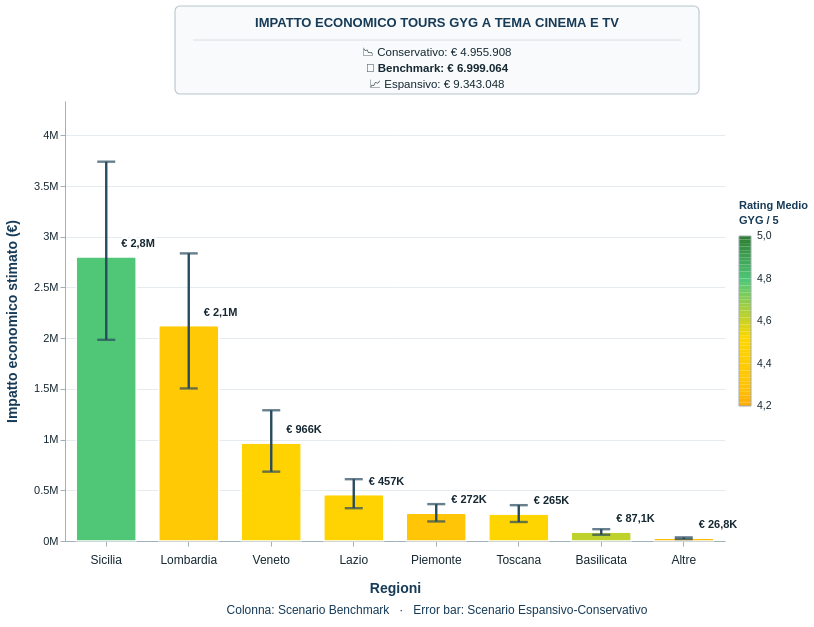

Source (Vega-Lite JSON):
### Vega-Lite specification from a JSON file in a GitHub repository (floating-point values rounded to 4 significant figures)
{"$schema": "https://vega.github.io/schema/vega-lite/v5.json", "description": "Specificazione Vega-Lite v5 autonoma per il grafico regionale GYG. Scheda titolo, grafico, rating bar, tooltip e nota sono tutti incorporati nativamente nel JSON.", "background": "#FFFFFF", "datasets": {"gyg_regioni": [{"Opera_Regione": "Sicilia", "Scenario_Conservativo": 1983710, "Scenario_Benchmark": 2801528, "Scenario_Espansivo": 3739759, "Rating_Medio": 4.793, "Rating_Color": "#50C777", "Quota_Totale": 0.4003, "Benchmark_Label": "€ 2,8M", "Regioni_Aggregate": "—", "Review_Rate": "Conservativo 23,41% · Benchmark 25,00% · Espansivo 26,48%", "Partecipanti_Medi": "Conservativo 1,5 · Benchmark 2,0 · Espansivo 2,5"}, {"Opera_Regione": "Lombardia", "Scenario_Conservativo": 1504175, "Scenario_Benchmark": 2124296, "Scenario_Espansivo": 2835722, "Rating_Medio": 4.362, "Rating_Color": "#FFC905", "Quota_Totale": 0.3035, "Benchmark_Label": "€ 2,1M", "Regioni_Aggregate": "—", "Review_Rate": "Conservativo 23,41% · Benchmark 25,00% · Espansivo 26,48%", "Partecipanti_Medi": "Conservativo 1,5 · Benchmark 2,0 · Espansivo 2,5"}, {"Opera_Regione": "Veneto", "Scenario_Conservativo": 683741, "Scenario_Benchmark": 965624, "Scenario_Espansivo": 1289011, "Rating_Medio": 4.46, "Rating_Color": "#FFD202", "Quota_Totale": 0.138, "Benchmark_Label": "€ 966K", "Regioni_Aggregate": "—", "Review_Rate": "Conservativo 23,41% · Benchmark 25,00% · Espansivo 26,48%", "Partecipanti_Medi": "Conservativo 1,5 · Benchmark 2,0 · Espansivo 2,5"}, {"Opera_Regione": "Lazio", "Scenario_Conservativo": 323310, "Scenario_Benchmark": 456600, "Scenario_Espansivo": 609515, "Rating_Medio": 4.46, "Rating_Color": "#FFD202", "Quota_Totale": 0.06524, "Benchmark_Label": "€ 457K", "Regioni_Aggregate": "—", "Review_Rate": "Conservativo 23,41% · Benchmark 25,00% · Espansivo 26,48%", "Partecipanti_Medi": "Conservativo 1,5 · Benchmark 2,0 · Espansivo 2,5"}, {"Opera_Regione": "Piemonte", "Scenario_Conservativo": 192887, "Scenario_Benchmark": 272408, "Scenario_Espansivo": 363637, "Rating_Medio": 4.323, "Rating_Color": "#FFC506", "Quota_Totale": 0.03892, "Benchmark_Label": "€ 272K", "Regioni_Aggregate": "—", "Review_Rate": "Conservativo 23,41% · Benchmark 25,00% · Espansivo 26,48%", "Partecipanti_Medi": "Conservativo 1,5 · Benchmark 2,0 · Espansivo 2,5"}, {"Opera_Regione": "Toscana", "Scenario_Conservativo": 187398, "Scenario_Benchmark": 264656, "Scenario_Espansivo": 353289, "Rating_Medio": 4.493, "Rating_Color": "#FFD501", "Quota_Totale": 0.03781, "Benchmark_Label": "€ 265K", "Regioni_Aggregate": "—", "Review_Rate": "Conservativo 23,41% · Benchmark 25,00% · Espansivo 26,48%", "Partecipanti_Medi": "Conservativo 1,5 · Benchmark 2,0 · Espansivo 2,5"}, {"Opera_Regione": "Basilicata", "Scenario_Conservativo": 61688, "Scenario_Benchmark": 87120, "Scenario_Espansivo": 116296, "Rating_Medio": 4.619, "Rating_Color": "#BFD22C", "Quota_Totale": 0.01245, "Benchmark_Label": "€ 87,1K", "Regioni_Aggregate": "—", "Review_Rate": "Conservativo 23,41% · Benchmark 25,00% · Espansivo 26,48%", "Partecipanti_Medi": "Conservativo 1,5 · Benchmark 2,0 · Espansivo 2,5"}, {"Opera_Regione": "Altre", "Scenario_Conservativo": 18999, "Scenario_Benchmark": 26832, "Scenario_Espansivo": 35817, "Rating_Medio": 4.263, "Rating_Color": "#FFBC07", "Quota_Totale": 0.003834, "Benchmark_Label": "€ 26,8K", "Regioni_Aggregate": "Campania, Liguria, Emilia-Romagna", "Review_Rate": "Conservativo 23,41% · Benchmark 25,00% · Espansivo 26,48%", "Partecipanti_Medi": "Conservativo 1,5 · Benchmark 2,0 · Espansivo 2,5"}]}, "vconcat": [{"width": 744, "height": 92, "data": {"values": [{}]}, "layer": [{"mark": {"type": "rect", "fill": "#F8FAFB", "stroke": "#B7C5CC", "strokeWidth": 1.1, "cornerRadius": 5}, "encoding": {"x": {"value": 110}, "x2": {"value": 634}, "y": {"value": 0}, "y2": {"value": 88}}}, {"mark": {"type": "text", "font": "Arial", "fontSize": 13, "fontWeight": "bold", "color": "#173B57", "align": "center", "baseline": "middle"}, "encoding": {"x": {"value": 372}, "y": {"value": 17}, "text": {"value": "IMPATTO ECONOMICO TOURS GYG A TEMA CINEMA E TV"}}}, {"mark": {"type": "rule", "stroke": "#D7E0E5", "strokeWidth": 1}, "encoding": {"x": {"value": 128}, "x2": {"value": 616}, "y": {"value": 34}}}, {"mark": {"type": "text", "font": "Arial", "fontSize": 11.5, "color": "#162832", "align": "center", "baseline": "middle"}, "encoding": {"x": {"value": 372}, "y": {"value": 47}, "text": {"value": "📉 Conservativo: € 4.955.908"}}}, {"mark": {"type": "text", "font": "Arial", "fontSize": 11.5, "fontWeight": "bold", "color": "#162832", "align": "center", "baseline": "middle"}, "encoding": {"x": {"value": 372}, "y": {"value": 63}, "text": {"value": "🎯 Benchmark: € 6.999.064"}}}, {"mark": {"type": "text", "font": "Arial", "fontSize": 11.5, "color": "#162832", "align": "center", "baseline": "middle"}, "encoding": {"x": {"value": 372}, "y": {"value": 79}, "text": {"value": "📈 Espansivo: € 9.343.048"}}}]}, {"hconcat": [{"width": 660, "height": 440, "data": {"name": "gyg_regioni"}, "layer": [{"mark": {"type": "bar", "size": 60, "opacity": 1, "stroke": "#FFFFFF", "strokeWidth": 1.2, "cornerRadiusTopLeft": 2, "cornerRadiusTopRight": 2}, "encoding": {"x": {"field": "Opera_Regione", "type": "nominal", "sort": ["Sicilia", "Lombardia", "Veneto", "Lazio", "Piemonte", "Toscana", "Basilicata", "Altre"], "axis": {"title": "Regioni", "labelAngle": 0, "labelFont": "Arial", "labelFontSize": 12, "labelColor": "#162832", "labelPadding": 8, "titleFont": "Arial", "titleFontSize": 14, "titleFontWeight": "bold", "titleColor": "#173B57", "titlePadding": 16, "tickColor": "#9FB0B8", "domainColor": "#9FB0B8", "grid": false}}, "y": {"field": "Scenario_Benchmark", "type": "quantitative", "scale": {"domain": [0, 4338000.0], "nice": false, "zero": true}, "axis": {"title": "Impatto economico stimato (€)", "labelFont": "Arial", "labelFontSize": 11, "labelColor": "#162832", "titleFont": "Arial", "titleFontSize": 14, "titleFontWeight": "bold", "titleColor": "#173B57", "titlePadding": 14, "grid": true, "gridColor": "#E5EBEF", "gridWidth": 1, "tickColor": "#9FB0B8", "domainColor": "#9FB0B8", "format": "~s"}}, "color": {"field": "Rating_Color", "type": "nominal", "scale": null, "legend": null}, "tooltip": [{"field": "Opera_Regione", "type": "nominal", "title": "Soggetto"}, {"field": "Scenario_Conservativo", "type": "quantitative", "format": ",.0f", "title": "Conservativo (€)"}, {"field": "Scenario_Benchmark", "type": "quantitative", "format": ",.0f", "title": "Benchmark (€)"}, {"field": "Scenario_Espansivo", "type": "quantitative", "format": ",.0f", "title": "Espansivo (€)"}, {"field": "Rating_Medio", "type": "quantitative", "format": ".3f", "title": "Rating GYG"}, {"field": "Quota_Totale", "type": "quantitative", "format": ".2%", "title": "% sul Totale"}, {"field": "Regioni_Aggregate", "type": "nominal", "title": "Regioni aggregate in Altre"}, {"field": "Review_Rate", "type": "nominal", "title": "Review Rate"}, {"field": "Partecipanti_Medi", "type": "nominal", "title": "Partecipanti medi"}]}}, {"mark": {"type": "rule", "color": "#294B5F", "strokeWidth": 2.4}, "encoding": {"x": {"field": "Opera_Regione", "type": "nominal", "sort": ["Sicilia", "Lombardia", "Veneto", "Lazio", "Piemonte", "Toscana", "Basilicata", "Altre"]}, "y": {"field": "Scenario_Conservativo", "type": "quantitative"}, "y2": {"field": "Scenario_Espansivo"}, "tooltip": [{"field": "Opera_Regione", "type": "nominal", "title": "Soggetto"}, {"field": "Scenario_Conservativo", "type": "quantitative", "format": ",.0f", "title": "Conservativo (€)"}, {"field": "Scenario_Benchmark", "type": "quantitative", "format": ",.0f", "title": "Benchmark (€)"}, {"field": "Scenario_Espansivo", "type": "quantitative", "format": ",.0f", "title": "Espansivo (€)"}, {"field": "Rating_Medio", "type": "quantitative", "format": ".3f", "title": "Rating GYG"}, {"field": "Quota_Totale", "type": "quantitative", "format": ".2%", "title": "% sul Totale"}, {"field": "Regioni_Aggregate", "type": "nominal", "title": "Regioni aggregate in Altre"}, {"field": "Review_Rate", "type": "nominal", "title": "Review Rate"}, {"field": "Partecipanti_Medi", "type": "nominal", "title": "Partecipanti medi"}]}}, {"mark": {"type": "tick", "color": "#294B5F", "thickness": 2.4, "size": 18}, "encoding": {"x": {"field": "Opera_Regione", "type": "nominal", "sort": ["Sicilia", "Lombardia", "Veneto", "Lazio", "Piemonte", "Toscana", "Basilicata", "Altre"]}, "y": {"field": "Scenario_Conservativo", "type": "quantitative"}, "tooltip": [{"field": "Opera_Regione", "type": "nominal", "title": "Soggetto"}, {"field": "Scenario_Conservativo", "type": "quantitative", "format": ",.0f", "title": "Conservativo (€)"}, {"field": "Scenario_Benchmark", "type": "quantitative", "format": ",.0f", "title": "Benchmark (€)"}, {"field": "Scenario_Espansivo", "type": "quantitative", "format": ",.0f", "title": "Espansivo (€)"}, {"field": "Rating_Medio", "type": "quantitative", "format": ".3f", "title": "Rating GYG"}, {"field": "Quota_Totale", "type": "quantitative", "format": ".2%", "title": "% sul Totale"}, {"field": "Regioni_Aggregate", "type": "nominal", "title": "Regioni aggregate in Altre"}, {"field": "Review_Rate", "type": "nominal", "title": "Review Rate"}, {"field": "Partecipanti_Medi", "type": "nominal", "title": "Partecipanti medi"}]}}, {"mark": {"type": "tick", "color": "#294B5F", "thickness": 2.4, "size": 18}, "encoding": {"x": {"field": "Opera_Regione", "type": "nominal", "sort": ["Sicilia", "Lombardia", "Veneto", "Lazio", "Piemonte", "Toscana", "Basilicata", "Altre"]}, "y": {"field": "Scenario_Espansivo", "type": "quantitative"}, "tooltip": [{"field": "Opera_Regione", "type": "nominal", "title": "Soggetto"}, {"field": "Scenario_Conservativo", "type": "quantitative", "format": ",.0f", "title": "Conservativo (€)"}, {"field": "Scenario_Benchmark", "type": "quantitative", "format": ",.0f", "title": "Benchmark (€)"}, {"field": "Scenario_Espansivo", "type": "quantitative", "format": ",.0f", "title": "Espansivo (€)"}, {"field": "Rating_Medio", "type": "quantitative", "format": ".3f", "title": "Rating GYG"}, {"field": "Quota_Totale", "type": "quantitative", "format": ".2%", "title": "% sul Totale"}, {"field": "Regioni_Aggregate", "type": "nominal", "title": "Regioni aggregate in Altre"}, {"field": "Review_Rate", "type": "nominal", "title": "Review Rate"}, {"field": "Partecipanti_Medi", "type": "nominal", "title": "Partecipanti medi"}]}}, {"mark": {"type": "text", "dx": 15, "dy": -8, "align": "left", "baseline": "bottom", "font": "Arial", "fontWeight": "bold", "fontSize": 11, "fill": "#FFFFFF", "stroke": "#FFFFFF", "strokeWidth": 5, "strokeJoin": "round"}, "encoding": {"x": {"field": "Opera_Regione", "type": "nominal", "sort": ["Sicilia", "Lombardia", "Veneto", "Lazio", "Piemonte", "Toscana", "Basilicata", "Altre"]}, "y": {"field": "Scenario_Benchmark", "type": "quantitative"}, "text": {"field": "Benchmark_Label", "type": "nominal"}}}, {"mark": {"type": "text", "dx": 15, "dy": -8, "align": "left", "baseline": "bottom", "font": "Arial", "fontWeight": "bold", "fontSize": 11, "fill": "#162832"}, "encoding": {"x": {"field": "Opera_Regione", "type": "nominal", "sort": ["Sicilia", "Lombardia", "Veneto", "Lazio", "Piemonte", "Toscana", "Basilicata", "Altre"]}, "y": {"field": "Scenario_Benchmark", "type": "quantitative"}, "text": {"field": "Benchmark_Label", "type": "nominal"}}}]}, {"width": 76, "height": 440, "layer": [{"data": {"values": [{"x": 6, "y": 105, "text": "Rating Medio"}]}, "mark": {"type": "text", "align": "left", "baseline": "middle", "font": "Arial", "fontSize": 11, "fontWeight": "bold", "color": "#173B57"}, "encoding": {"x": {"field": "x", "type": "quantitative", "scale": {"domain": [0, 76], "range": [0, 76]}, "axis": null}, "y": {"field": "y", "type": "quantitative", "scale": {"domain": [0, 440], "range": [0, 440]}, "axis": null}, "text": {"field": "text"}}}, {"data": {"values": [{"x": 6, "y": 120, "text": "GYG / 5"}]}, "mark": {"type": "text", "align": "left", "baseline": "middle", "font": "Arial", "fontSize": 11, "fontWeight": "bold", "color": "#173B57"}, "encoding": {"x": {"field": "x", "type": "quantitative", "scale": {"domain": [0, 76], "range": [0, 76]}, "axis": null}, "y": {"field": "y", "type": "quantitative", "scale": {"domain": [0, 440], "range": [0, 440]}, "axis": null}, "text": {"field": "text"}}}, {"data": {"values": [{"x0": 6, "x1": 18, "y0": 135.0, "y1": 138.5, "Color": "#2F8035"}, {"x0": 6, "x1": 18, "y0": 138.5, "y1": 142.1, "Color": "#32863A"}, {"x0": 6, "x1": 18, "y0": 142.1, "y1": 145.6, "Color": "#358C40"}, {"x0": 6, "x1": 18, "y0": 145.6, "y1": 149.2, "Color": "#379245"}, {"x0": 6, "x1": 18, "y0": 149.2, "y1": 152.7, "Color": "#3A984B"}, {"x0": 6, "x1": 18, "y0": 152.7, "y1": 156.2, "Color": "#3D9E51"}, {"x0": 6, "x1": 18, "y0": 156.2, "y1": 159.8, "Color": "#40A456"}, {"x0": 6, "x1": 18, "y0": 159.8, "y1": 163.3, "Color": "#42AA5C"}, {"x0": 6, "x1": 18, "y0": 163.3, "y1": 166.9, "Color": "#45B061"}, {"x0": 6, "x1": 18, "y0": 166.9, "y1": 170.4, "Color": "#48B667"}, {"x0": 6, "x1": 18, "y0": 170.4, "y1": 174.0, "Color": "#4ABC6C"}, {"x0": 6, "x1": 18, "y0": 174.0, "y1": 177.5, "Color": "#4DC172"}, {"x0": 6, "x1": 18, "y0": 177.5, "y1": 181.0, "Color": "#50C777"}, {"x0": 6, "x1": 18, "y0": 181.0, "y1": 184.6, "Color": "#5AC971"}, {"x0": 6, "x1": 18, "y0": 184.6, "y1": 188.1, "Color": "#65CA6A"}, {"x0": 6, "x1": 18, "y0": 188.1, "y1": 191.7, "Color": "#6FCB63"}, {"x0": 6, "x1": 18, "y0": 191.7, "y1": 195.2, "Color": "#7ACC5B"}, {"x0": 6, "x1": 18, "y0": 195.2, "y1": 198.8, "Color": "#85CD54"}, {"x0": 6, "x1": 18, "y0": 198.8, "y1": 202.3, "Color": "#90CD4C"}, {"x0": 6, "x1": 18, "y0": 202.3, "y1": 205.8, "Color": "#9BCE45"}, {"x0": 6, "x1": 18, "y0": 205.8, "y1": 209.4, "Color": "#A5CF3D"}, {"x0": 6, "x1": 18, "y0": 209.4, "y1": 212.9, "Color": "#B0D036"}, {"x0": 6, "x1": 18, "y0": 212.9, "y1": 216.5, "Color": "#BBD12F"}, {"x0": 6, "x1": 18, "y0": 216.5, "y1": 220.0, "Color": "#C6D227"}, {"x0": 6, "x1": 18, "y0": 220.0, "y1": 223.5, "Color": "#D1D320"}, {"x0": 6, "x1": 18, "y0": 223.5, "y1": 227.1, "Color": "#DBD418"}, {"x0": 6, "x1": 18, "y0": 227.1, "y1": 230.6, "Color": "#E6D511"}, {"x0": 6, "x1": 18, "y0": 230.6, "y1": 234.2, "Color": "#F1D60A"}, {"x0": 6, "x1": 18, "y0": 234.2, "y1": 237.7, "Color": "#FCD702"}, {"x0": 6, "x1": 18, "y0": 237.7, "y1": 241.2, "Color": "#FFD600"}, {"x0": 6, "x1": 18, "y0": 241.2, "y1": 244.8, "Color": "#FFD401"}, {"x0": 6, "x1": 18, "y0": 244.8, "y1": 248.3, "Color": "#FFD301"}, {"x0": 6, "x1": 18, "y0": 248.3, "y1": 251.9, "Color": "#FFD102"}, {"x0": 6, "x1": 18, "y0": 251.9, "y1": 255.4, "Color": "#FFD002"}, {"x0": 6, "x1": 18, "y0": 255.4, "y1": 259.0, "Color": "#FFCE03"}, {"x0": 6, "x1": 18, "y0": 259.0, "y1": 262.5, "Color": "#FFCD03"}, {"x0": 6, "x1": 18, "y0": 262.5, "y1": 266.0, "Color": "#FFCB04"}, {"x0": 6, "x1": 18, "y0": 266.0, "y1": 269.6, "Color": "#FFCA04"}, {"x0": 6, "x1": 18, "y0": 269.6, "y1": 273.1, "Color": "#FFC805"}, {"x0": 6, "x1": 18, "y0": 273.1, "y1": 276.7, "Color": "#FFC705"}, {"x0": 6, "x1": 18, "y0": 276.7, "y1": 280.2, "Color": "#FFC506"}, {"x0": 6, "x1": 18, "y0": 280.2, "y1": 283.8, "Color": "#FFC406"}, {"x0": 6, "x1": 18, "y0": 283.8, "y1": 287.3, "Color": "#FFC207"}, {"x0": 6, "x1": 18, "y0": 287.3, "y1": 290.8, "Color": "#FFC007"}, {"x0": 6, "x1": 18, "y0": 290.8, "y1": 294.4, "Color": "#FFBB07"}, {"x0": 6, "x1": 18, "y0": 294.4, "y1": 297.9, "Color": "#FFB606"}, {"x0": 6, "x1": 18, "y0": 297.9, "y1": 301.5, "Color": "#FFB206"}, {"x0": 6, "x1": 18, "y0": 301.5, "y1": 305.0, "Color": "#FFAD06"}]}, "mark": {"type": "rect", "stroke": null}, "encoding": {"x": {"field": "x0", "type": "quantitative", "scale": {"domain": [0, 76], "range": [0, 76]}, "axis": null}, "x2": {"field": "x1"}, "y": {"field": "y0", "type": "quantitative", "scale": {"domain": [0, 440], "range": [0, 440]}, "axis": null}, "y2": {"field": "y1"}, "color": {"field": "Color", "type": "nominal", "scale": null, "legend": null}}}, {"data": {"values": [{"x0": 6, "x1": 18, "y0": 135, "y1": 305}]}, "mark": {"type": "rect", "fillOpacity": 0, "stroke": "#9EABB1", "strokeWidth": 1}, "encoding": {"x": {"field": "x0", "type": "quantitative", "scale": {"domain": [0, 76], "range": [0, 76]}, "axis": null}, "x2": {"field": "x1"}, "y": {"field": "y0", "type": "quantitative", "scale": {"domain": [0, 440], "range": [0, 440]}, "axis": null}, "y2": {"field": "y1"}}}, {"data": {"values": [{"x": 24, "y": 135, "label": "5,0"}, {"x": 24, "y": 177.5, "label": "4,8"}, {"x": 24, "y": 220.0, "label": "4,6"}, {"x": 24, "y": 262.5, "label": "4,4"}, {"x": 24, "y": 305, "label": "4,2"}]}, "mark": {"type": "text", "align": "left", "baseline": "middle", "font": "Arial", "fontSize": 10.5, "color": "#162832"}, "encoding": {"x": {"field": "x", "type": "quantitative", "scale": {"domain": [0, 76], "range": [0, 76]}, "axis": null}, "y": {"field": "y", "type": "quantitative", "scale": {"domain": [0, 440], "range": [0, 440]}, "axis": null}, "text": {"field": "label"}}}]}], "spacing": 8, "bounds": "flush"}, {"width": 744, "height": 24, "data": {"values": [{}]}, "mark": {"type": "text", "font": "Arial", "fontSize": 12, "fontWeight": "normal", "color": "#173B57", "align": "center", "baseline": "middle"}, "encoding": {"x": {"value": 372}, "y": {"value": 12}, "text": {"value": "Colonna: Scenario Benchmark   ·   Error bar: Scenario Espansivo-Conservativo"}}}], "spacing": 3, "config": {"background": "#FFFFFF", "view": {"stroke": null}, "font": "Arial", "concat": {"spacing": 3}}, "usermeta": {"format": "Vega-Lite v5 autonomous website spec", "generated_at_utc": "2026-07-25T08:37:48.606356+00:00", "max_width_px": 900, "native_tooltips": true, "custom_rating_bar_inside_json": true, "external_javascript_required_for_layout_or_tooltip": false, "rating_scale_domain": [3.5, 3.83, 4.28, 4.52, 4.79, 5.0], "rating_scale_range": ["#DC3545", "#FF4500", "#FFC107", "#FFD700", "#50C878", "#2E7D32"], "rating_bar_display_range": [4.2, 5.0], "title_card_bounds_px": {"x": 110, "x2": 634, "width": 524, "center": 372}, "title_card_inner_rule_bounds_px": {"x": 128, "x2": 616, "width": 488}, "title_card_change": "Widened from 350 px to 524 px; chart geometry and native tooltips unchanged.", "html_runtime": "Pinned to Vega/Vega-Lite major versions with jsDelivr primary and unpkg fallback."}}
